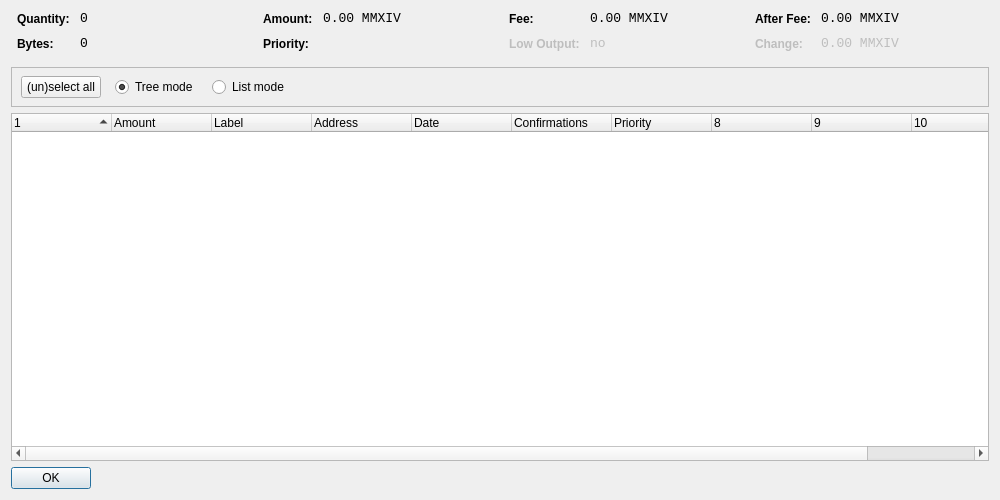
<?xml version="1.0" encoding="UTF-8"?>
<ui version="4.0">
 <class>CoinControlDialog</class>
 <widget class="QDialog" name="CoinControlDialog">
  <property name="geometry">
   <rect>
    <x>0</x>
    <y>0</y>
    <width>1000</width>
    <height>500</height>
   </rect>
  </property>
  <property name="windowTitle">
   <string>Coin Control</string>
  </property>
  <layout class="QVBoxLayout" name="verticalLayout">
   <item>
    <layout class="QHBoxLayout" name="horizontalLayoutTop" stretch="0,0,0,0">
     <property name="topMargin">
      <number>0</number>
     </property>
     <property name="bottomMargin">
      <number>10</number>
     </property>
     <item>
      <layout class="QFormLayout" name="formLayoutCoinControl1">
       <property name="horizontalSpacing">
        <number>10</number>
       </property>
       <property name="verticalSpacing">
        <number>10</number>
       </property>
       <property name="leftMargin">
        <number>6</number>
       </property>
       <property name="rightMargin">
        <number>6</number>
       </property>
       <item row="0" column="0">
        <widget class="QLabel" name="labelCoinControlQuantityText">
         <property name="styleSheet">
          <string notr="true">font-weight:bold;</string>
         </property>
         <property name="text">
          <string>Quantity:</string>
         </property>
        </widget>
       </item>
       <item row="0" column="1">
        <widget class="QLabel" name="labelCoinControlQuantity">
         <property name="font">
          <font>
           <family>Monospace</family>
           <pointsize>10</pointsize>
          </font>
         </property>
         <property name="cursor">
          <cursorShape>IBeamCursor</cursorShape>
         </property>
         <property name="contextMenuPolicy">
          <enum>Qt::ActionsContextMenu</enum>
         </property>
         <property name="text">
          <string notr="true">0</string>
         </property>
         <property name="textInteractionFlags">
          <set>Qt::LinksAccessibleByMouse|Qt::TextSelectableByKeyboard|Qt::TextSelectableByMouse</set>
         </property>
        </widget>
       </item>
       <item row="1" column="0">
        <widget class="QLabel" name="labelCoinControlBytesText">
         <property name="styleSheet">
          <string notr="true">font-weight:bold;</string>
         </property>
         <property name="text">
          <string>Bytes:</string>
         </property>
        </widget>
       </item>
       <item row="1" column="1">
        <widget class="QLabel" name="labelCoinControlBytes">
         <property name="font">
          <font>
           <family>Monospace</family>
           <pointsize>10</pointsize>
          </font>
         </property>
         <property name="cursor">
          <cursorShape>IBeamCursor</cursorShape>
         </property>
         <property name="contextMenuPolicy">
          <enum>Qt::ActionsContextMenu</enum>
         </property>
         <property name="text">
          <string notr="true">0</string>
         </property>
         <property name="textInteractionFlags">
          <set>Qt::LinksAccessibleByMouse|Qt::TextSelectableByKeyboard|Qt::TextSelectableByMouse</set>
         </property>
        </widget>
       </item>
      </layout>
     </item>
     <item>
      <layout class="QFormLayout" name="formLayoutCoinControl2">
       <property name="horizontalSpacing">
        <number>10</number>
       </property>
       <property name="verticalSpacing">
        <number>10</number>
       </property>
       <property name="leftMargin">
        <number>6</number>
       </property>
       <property name="rightMargin">
        <number>6</number>
       </property>
       <item row="0" column="0">
        <widget class="QLabel" name="labelCoinControlAmountText">
         <property name="styleSheet">
          <string notr="true">font-weight:bold;</string>
         </property>
         <property name="text">
          <string>Amount:</string>
         </property>
        </widget>
       </item>
       <item row="0" column="1">
        <widget class="QLabel" name="labelCoinControlAmount">
         <property name="font">
          <font>
           <family>Monospace</family>
           <pointsize>10</pointsize>
          </font>
         </property>
         <property name="cursor">
          <cursorShape>IBeamCursor</cursorShape>
         </property>
         <property name="contextMenuPolicy">
          <enum>Qt::ActionsContextMenu</enum>
         </property>
         <property name="text">
          <string notr="true">0.00 MMXIV</string>
         </property>
         <property name="textInteractionFlags">
          <set>Qt::LinksAccessibleByMouse|Qt::TextSelectableByKeyboard|Qt::TextSelectableByMouse</set>
         </property>
        </widget>
       </item>
       <item row="1" column="0">
        <widget class="QLabel" name="labelCoinControlPriorityText">
         <property name="styleSheet">
          <string notr="true">font-weight:bold;</string>
         </property>
         <property name="text">
          <string>Priority:</string>
         </property>
        </widget>
       </item>
       <item row="1" column="1">
        <widget class="QLabel" name="labelCoinControlPriority">
         <property name="font">
          <font>
           <family>Monospace</family>
           <pointsize>10</pointsize>
          </font>
         </property>
         <property name="cursor">
          <cursorShape>IBeamCursor</cursorShape>
         </property>
         <property name="contextMenuPolicy">
          <enum>Qt::ActionsContextMenu</enum>
         </property>
         <property name="text">
          <string/>
         </property>
         <property name="textInteractionFlags">
          <set>Qt::LinksAccessibleByMouse|Qt::TextSelectableByKeyboard|Qt::TextSelectableByMouse</set>
         </property>
        </widget>
       </item>
      </layout>
     </item>
     <item>
      <layout class="QFormLayout" name="formLayoutCoinControl3">
       <property name="horizontalSpacing">
        <number>10</number>
       </property>
       <property name="verticalSpacing">
        <number>10</number>
       </property>
       <property name="leftMargin">
        <number>6</number>
       </property>
       <property name="rightMargin">
        <number>6</number>
       </property>
       <item row="0" column="0">
        <widget class="QLabel" name="labelCoinControlFeeText">
         <property name="styleSheet">
          <string notr="true">font-weight:bold;</string>
         </property>
         <property name="text">
          <string>Fee:</string>
         </property>
        </widget>
       </item>
       <item row="0" column="1">
        <widget class="QLabel" name="labelCoinControlFee">
         <property name="font">
          <font>
           <family>Monospace</family>
           <pointsize>10</pointsize>
          </font>
         </property>
         <property name="cursor">
          <cursorShape>IBeamCursor</cursorShape>
         </property>
         <property name="contextMenuPolicy">
          <enum>Qt::ActionsContextMenu</enum>
         </property>
         <property name="text">
          <string notr="true">0.00 MMXIV</string>
         </property>
         <property name="textInteractionFlags">
          <set>Qt::LinksAccessibleByMouse|Qt::TextSelectableByKeyboard|Qt::TextSelectableByMouse</set>
         </property>
        </widget>
       </item>
       <item row="1" column="0">
        <widget class="QLabel" name="labelCoinControlLowOutputText">
         <property name="enabled">
          <bool>false</bool>
         </property>
         <property name="styleSheet">
          <string notr="true">font-weight:bold;</string>
         </property>
         <property name="text">
          <string>Low Output:</string>
         </property>
        </widget>
       </item>
       <item row="1" column="1">
        <widget class="QLabel" name="labelCoinControlLowOutput">
         <property name="enabled">
          <bool>false</bool>
         </property>
         <property name="font">
          <font>
           <family>Monospace</family>
           <pointsize>10</pointsize>
          </font>
         </property>
         <property name="cursor">
          <cursorShape>IBeamCursor</cursorShape>
         </property>
         <property name="contextMenuPolicy">
          <enum>Qt::ActionsContextMenu</enum>
         </property>
         <property name="text">
          <string notr="true">no</string>
         </property>
         <property name="textInteractionFlags">
          <set>Qt::LinksAccessibleByMouse|Qt::TextSelectableByKeyboard|Qt::TextSelectableByMouse</set>
         </property>
        </widget>
       </item>
      </layout>
     </item>
     <item>
      <layout class="QFormLayout" name="formLayoutCoinControl4">
       <property name="horizontalSpacing">
        <number>10</number>
       </property>
       <property name="verticalSpacing">
        <number>10</number>
       </property>
       <property name="leftMargin">
        <number>6</number>
       </property>
       <property name="rightMargin">
        <number>6</number>
       </property>
       <item row="0" column="0">
        <widget class="QLabel" name="labelCoinControlAfterFeeText">
         <property name="styleSheet">
          <string notr="true">font-weight:bold;</string>
         </property>
         <property name="text">
          <string>After Fee:</string>
         </property>
        </widget>
       </item>
       <item row="0" column="1">
        <widget class="QLabel" name="labelCoinControlAfterFee">
         <property name="font">
          <font>
           <family>Monospace</family>
           <pointsize>10</pointsize>
          </font>
         </property>
         <property name="cursor">
          <cursorShape>IBeamCursor</cursorShape>
         </property>
         <property name="contextMenuPolicy">
          <enum>Qt::ActionsContextMenu</enum>
         </property>
         <property name="text">
          <string notr="true">0.00 MMXIV</string>
         </property>
         <property name="textInteractionFlags">
          <set>Qt::LinksAccessibleByMouse|Qt::TextSelectableByKeyboard|Qt::TextSelectableByMouse</set>
         </property>
        </widget>
       </item>
       <item row="1" column="0">
        <widget class="QLabel" name="labelCoinControlChangeText">
         <property name="enabled">
          <bool>false</bool>
         </property>
         <property name="styleSheet">
          <string notr="true">font-weight:bold;</string>
         </property>
         <property name="text">
          <string>Change:</string>
         </property>
        </widget>
       </item>
       <item row="1" column="1">
        <widget class="QLabel" name="labelCoinControlChange">
         <property name="enabled">
          <bool>false</bool>
         </property>
         <property name="font">
          <font>
           <family>Monospace</family>
           <pointsize>10</pointsize>
          </font>
         </property>
         <property name="cursor">
          <cursorShape>IBeamCursor</cursorShape>
         </property>
         <property name="contextMenuPolicy">
          <enum>Qt::ActionsContextMenu</enum>
         </property>
         <property name="text">
          <string notr="true">0.00 MMXIV</string>
         </property>
         <property name="textInteractionFlags">
          <set>Qt::LinksAccessibleByMouse|Qt::TextSelectableByKeyboard|Qt::TextSelectableByMouse</set>
         </property>
        </widget>
       </item>
      </layout>
     </item>
    </layout>
   </item>
   <item>
    <widget class="QFrame" name="frame">
     <property name="minimumSize">
      <size>
       <width>0</width>
       <height>40</height>
      </size>
     </property>
     <property name="frameShape">
      <enum>QFrame::StyledPanel</enum>
     </property>
     <property name="frameShadow">
      <enum>QFrame::Sunken</enum>
     </property>
     <widget class="QWidget" name="horizontalLayoutWidget">
      <property name="geometry">
       <rect>
        <x>10</x>
        <y>0</y>
        <width>781</width>
        <height>41</height>
       </rect>
      </property>
      <layout class="QHBoxLayout" name="horizontalLayoutPanel" stretch="0,0,0,0,0">
       <property name="spacing">
        <number>14</number>
       </property>
       <item>
        <widget class="QPushButton" name="pushButtonSelectAll">
         <property name="sizePolicy">
          <sizepolicy hsizetype="Maximum" vsizetype="Fixed">
           <horstretch>0</horstretch>
           <verstretch>0</verstretch>
          </sizepolicy>
         </property>
         <property name="text">
          <string>(un)select all</string>
         </property>
        </widget>
       </item>
       <item>
        <widget class="QRadioButton" name="radioTreeMode">
         <property name="sizePolicy">
          <sizepolicy hsizetype="Maximum" vsizetype="Fixed">
           <horstretch>0</horstretch>
           <verstretch>0</verstretch>
          </sizepolicy>
         </property>
         <property name="text">
          <string>Tree mode</string>
         </property>
         <property name="checked">
          <bool>true</bool>
         </property>
        </widget>
       </item>
       <item>
        <widget class="QRadioButton" name="radioListMode">
         <property name="sizePolicy">
          <sizepolicy hsizetype="Maximum" vsizetype="Fixed">
           <horstretch>0</horstretch>
           <verstretch>0</verstretch>
          </sizepolicy>
         </property>
         <property name="text">
          <string>List mode</string>
         </property>
        </widget>
       </item>
       <item>
        <spacer name="horizontalSpacer">
         <property name="orientation">
          <enum>Qt::Horizontal</enum>
         </property>
         <property name="sizeHint" stdset="0">
          <size>
           <width>40</width>
           <height>20</height>
          </size>
         </property>
        </spacer>
       </item>
      </layout>
     </widget>
    </widget>
   </item>
   <item>
    <widget class="CoinControlTreeWidget" name="treeWidget">
     <property name="contextMenuPolicy">
      <enum>Qt::CustomContextMenu</enum>
     </property>
     <property name="sortingEnabled">
      <bool>false</bool>
     </property>
     <property name="columnCount">
      <number>11</number>
     </property>
     <attribute name="headerShowSortIndicator" stdset="0">
      <bool>true</bool>
     </attribute>
     <attribute name="headerStretchLastSection">
      <bool>false</bool>
     </attribute>
     <column>
      <property name="text">
       <string/>
      </property>
     </column>
     <column>
      <property name="text">
       <string>Amount</string>
      </property>
     </column>
     <column>
      <property name="text">
       <string>Label</string>
      </property>
     </column>
     <column>
      <property name="text">
       <string>Address</string>
      </property>
     </column>
     <column>
      <property name="text">
       <string>Date</string>
      </property>
     </column>
     <column>
      <property name="text">
       <string>Confirmations</string>
      </property>
      <property name="toolTip">
       <string>Confirmed</string>
      </property>
     </column>
     <column>
      <property name="text">
       <string>Priority</string>
      </property>
     </column>
     <column>
      <property name="text">
       <string/>
      </property>
     </column>
     <column>
      <property name="text">
       <string/>
      </property>
     </column>
     <column>
      <property name="text">
       <string/>
      </property>
     </column>
     <column>
      <property name="text">
       <string/>
      </property>
     </column>
    </widget>
   </item>
   <item>
    <widget class="QDialogButtonBox" name="buttonBox">
     <property name="sizePolicy">
      <sizepolicy hsizetype="Maximum" vsizetype="Fixed">
       <horstretch>0</horstretch>
       <verstretch>0</verstretch>
      </sizepolicy>
     </property>
     <property name="orientation">
      <enum>Qt::Horizontal</enum>
     </property>
     <property name="standardButtons">
      <set>QDialogButtonBox::Ok</set>
     </property>
    </widget>
   </item>
  </layout>
 </widget>
 <customwidgets>
  <customwidget>
   <class>CoinControlTreeWidget</class>
   <extends>QTreeWidget</extends>
   <header>coincontroltreewidget.h</header>
  </customwidget>
 </customwidgets>
 <resources/>
 <connections/>
</ui>
